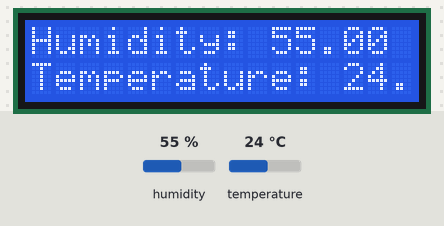
Bench run of a sketch on a simulated Arduino Uno, built with avr-gcc and run on an emulated ATmega328P. Parts: 16×2 character LCD. Inputs (shaded band) come from the test bench; at power-on: humidity 55 %, temperature 24 °C. What the sketch prints to the serial monitor is not drawn.

Above: at 1.2 s.
1.3 s: humidity set to 22 %
At 2.4 s:
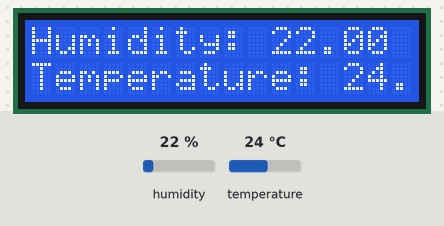
7.3 s: temperature set to 12 °C
At 9.3 s:
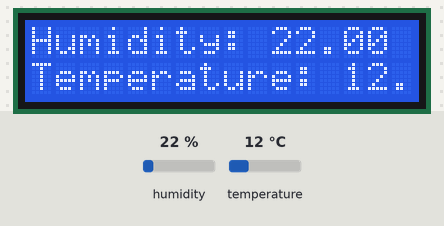
11.7 s: humidity set to 40 %
At 13.1 s:
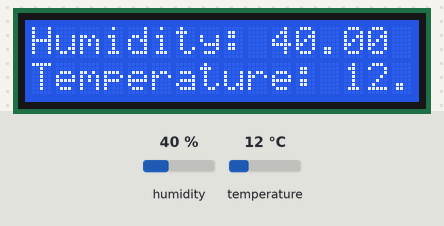
15.8 s: temperature set to 19 °C
At 16.9 s:
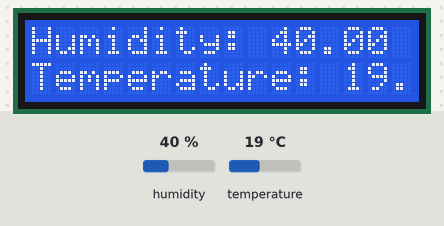
Timing chart, 0 to 18.8 s (numbered marks = the images above; inputs shaded):
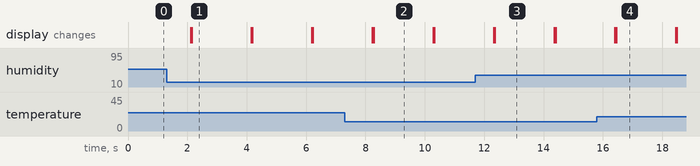

Measured:
- after the input at 1.3 s, the display: first differs from a run without the input after 0.85 s (image 1)
- after the input at 7.3 s, the display: first differs from a run without the input after 0.98 s (image 2)
- after the input at 11.7 s, the display: first differs from a run without the input after 0.66 s (image 3)
- after the input at 15.8 s, the display: first differs from a run without the input after 0.65 s (image 4)
- what the display in image 1 shows lasts 2.0 s, from 2.1 s to 4.1 s

The sketch:

DHTplusLCD.ino
```cpp
#include <DHT.h>;
#include <Wire.h>
#include <LiquidCrystal_I2C.h>

LiquidCrystal_I2C lcd(0x27, 16, 2);
#define DHTPIN 13
#define DHTTYPE DHT22
DHT dht(DHTPIN, DHTTYPE);

void setup () {
  Serial.begin(115200);
  Serial.println(F("DHT22 test!"));
  dht.begin();
  lcd.init();
  lcd.backlight();
}

void loop() {
  float h = dht.readHumidity();
  float t = dht.readTemperature();

  if (isnan(h) || isnan(t)) {
    Serial.println(F("Failed to read from DHT sensor!"));
    return;
  }

  lcd.setCursor(0, 0);
  lcd.print("Humidity: ");
  lcd.setCursor(10, 0);
  lcd.print(h);
  lcd.setCursor(0, 1);
  lcd.print("Temperature: ");
  lcd.setCursor(13, 1);
  lcd.print(t);

  delay(2000);
  lcd.clear();
}
```
